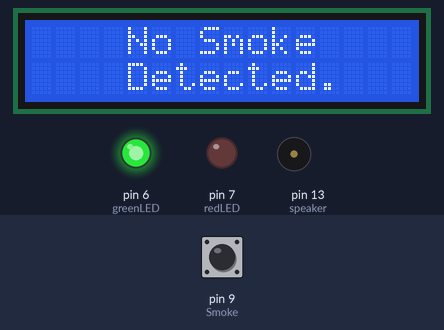
Bench run of a sketch on a simulated Arduino Uno, built with avr-gcc and run on an emulated ATmega328P. On the bench: 16×2 character LCD, output pins drawn as LEDs (lit = HIGH), buzzer (waves = sounding). The test bench sets the inputs (shaded band); at power-on: pin 9 (Smoke) LOW.

Above: at 2.2 s.
2.3 s: pin 9 (Smoke) pulled HIGH for 1.25 s
At 3.4 s:
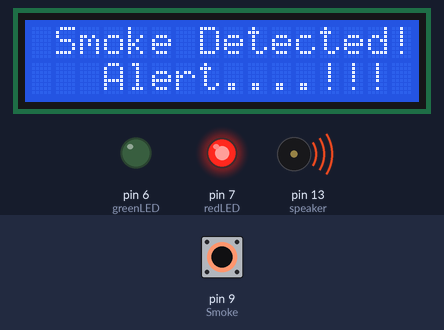
At 3.9 s:
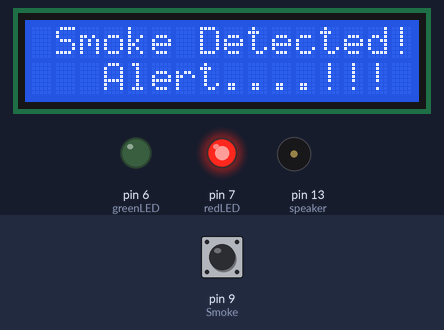
5.6 s: pin 9 (Smoke) pulled HIGH for 3.2 s
At 10.0 s:
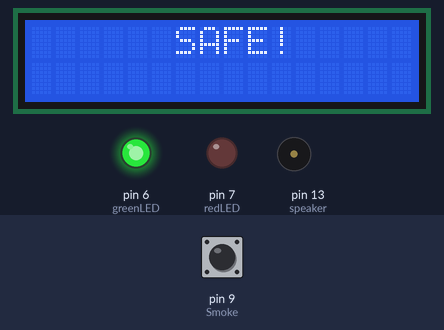
Timing chart, 0 to 11.5 s (numbered marks = the images above; inputs shaded):
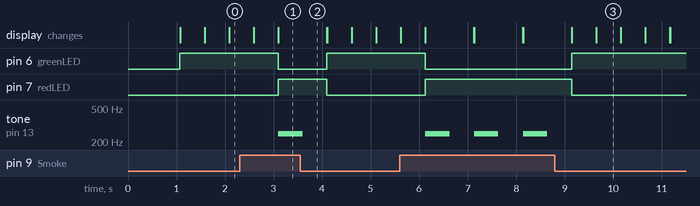

The sketch:

Arduino_Code_Group16.ino
```cpp
#include<LiquidCrystal.h>

LiquidCrystal lcd(12, 11, 5, 4, 3, 2);
int Smoke = 9;
int greenLED = 6;
int redLED = 7;

int speaker = 13;

int read_input;

void setup() {

  pinMode(Smoke, INPUT);

  pinMode(greenLED,OUTPUT);
  pinMode(redLED,OUTPUT);
  pinMode(speaker,OUTPUT);

  lcd.begin(16, 2);
  lcd.clear();
  lcd.setCursor(0,0);
  lcd.print(" SMOKE DETECTION ");
  lcd.setCursor(0,1);
  lcd.print("     SYSTEM  ");
  delay(1000);
  lcd.clear();
}

void loop() {
read_input = digitalRead(Smoke);
  if(read_input == HIGH)
  {
    lcd.setCursor(0,0);
    lcd.print(" Smoke Detected! ");
    lcd.setCursor(0, 1);
    lcd.print("   Alert....!!!  ");
    digitalWrite(redLED, HIGH);
    digitalWrite(greenLED, LOW);
    tone(speaker, 250);
    delay(500);
    noTone(speaker);

  }
  else
  {
    digitalWrite(greenLED, HIGH);
    digitalWrite(redLED, LOW);
    lcd.setCursor(0,0);
    lcd.print("    No Smoke    ");
    lcd.setCursor(0, 1);
    lcd.print("    Detected.   ");
    delay(500);
    lcd.clear();
    lcd.setCursor(0,0);
    lcd.print("      SAFE!     ");
  }
  delay(500);
  lcd.clear();

}
```

Measured:
- after the input at 2.3 s, pin 6 (greenLED): HIGH → LOW after 0.80 s, → HIGH 1.0 s later; pin 7 (redLED): LOW → HIGH after 0.80 s, → LOW 1.0 s later; tone on pin 13 (speaker): silent → 250 Hz after 0.80 s, → silent 0.50 s later; the display: first differs from a run without the input after 0.80 s (image 1)
- after the input at 5.6 s, pin 6 (greenLED): HIGH → LOW after 0.53 s, → HIGH 3.0 s later; pin 7 (redLED): LOW → HIGH after 0.53 s, → LOW 3.0 s later
- what the display in image 3 shows lasts 0.5 s, from 9.7 s to 10.2 s
